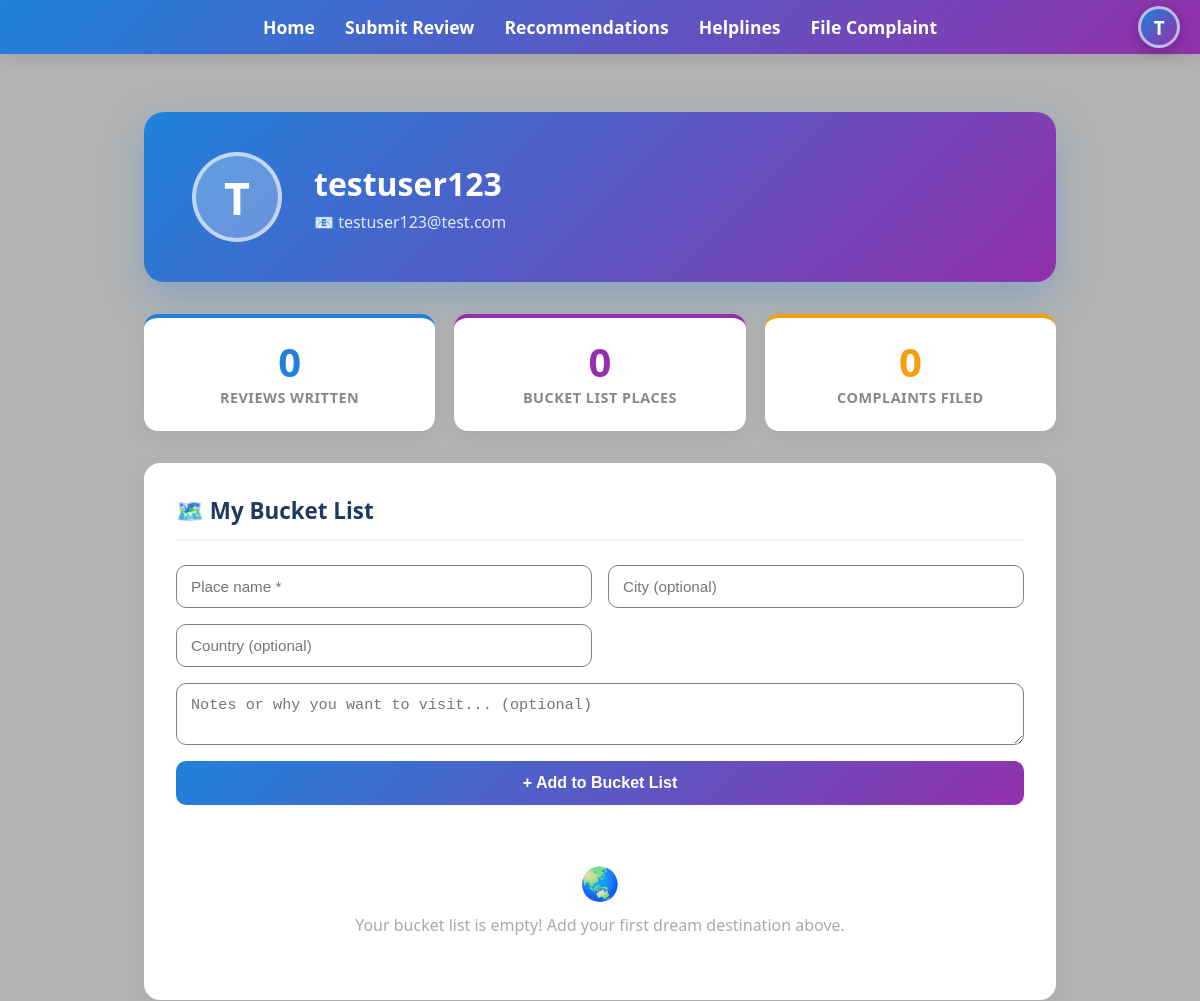
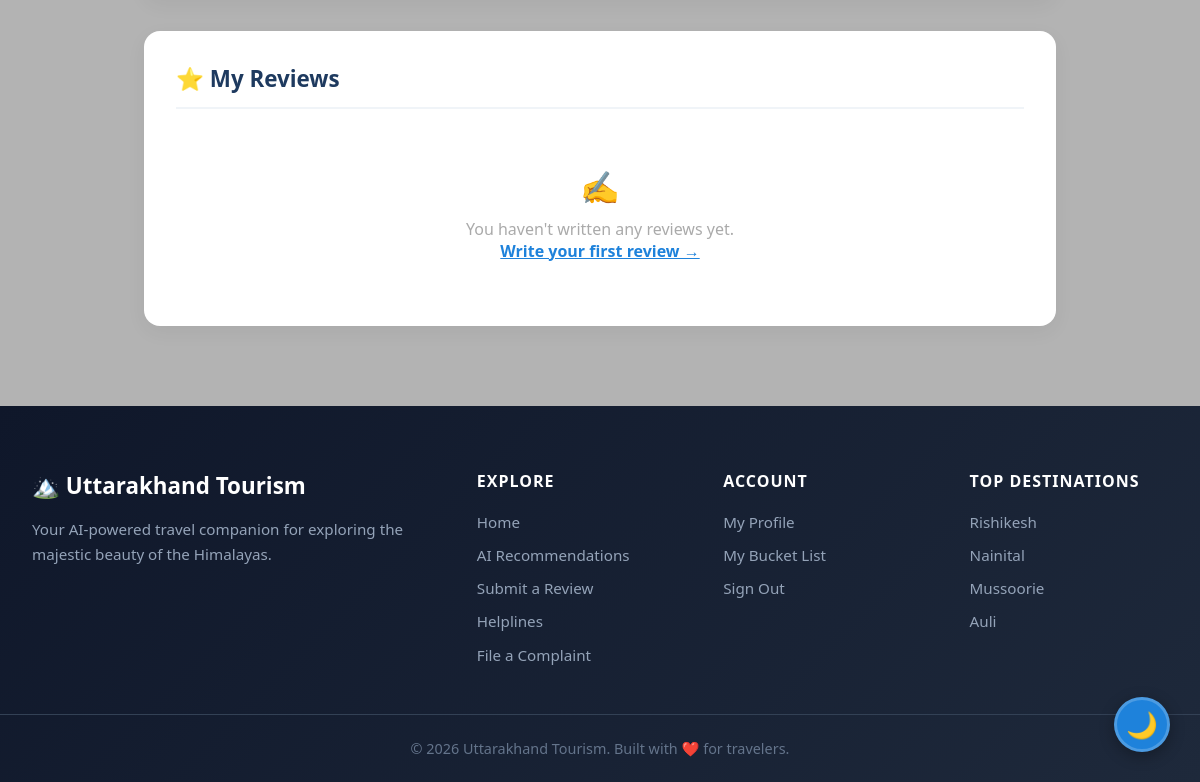
The app's page /profile (signed in) with its own data (2 pictures, top to bottom).
### models.py (models this page shows, shortened)
class User(UserMixin, db.Model):
    id = db.Column(db.Integer, primary_key=True)
    username = db.Column(db.String(100), unique=True, nullable=False)
    email = db.Column(db.String(100), unique=True, nullable=False)
    password = db.Column(db.String(200), nullable=False)
    reviews = db.relationship('Review', backref='author', lazy='dynamic')
    complaints = db.relationship('Complaint', backref='author', lazy='dynamic')

### app.py (the view)
@app.route('/profile')
@login_required
def profile():
    from models import Review, Complaint
    user_reviews   = Review.query.filter_by(user_id=current_user.id).all()
    user_wishlist  = Wishlist.query.filter_by(user_id=current_user.id).all()
    user_complaints = Complaint.query.filter_by(user_id=current_user.id).count()
    return render_template(
        'profile.html',
        reviews=user_reviews,
        wishlist=user_wishlist,
        complaint_count=user_complaints
    )

### app.py (called while the page is built)
@login_manager.user_loader
def load_user(user_id):
    return db.session.get(User, int(user_id))

### templates/profile.html (shortened to what this page needs)
<!DOCTYPE html>
<html lang="en">
<head>
    <link rel="stylesheet" href="{{ url_for('static', filename='style.css') }}">
    <link rel="stylesheet" href="{{ url_for('static', filename='profile.css') }}">
</head>
<body>
    <nav class="navigation">
        <ul class="nav-list">
            {% if current_user.is_authenticated %}
            <li class="user-menu">
                <div class="avatar-btn" id="avatarBtn">{{ current_user.username[0].upper() }}</div>
            </li>
            {% else %}
            <li><a href="{{ url_for('auth.login') }}">Login/Register</a></li>
            {% endif %}
            <li><a href="{{ url_for('index') }}" class="nav-link">Home</a></li>
            <li><a href="{{ url_for('review') }}" class="nav-link">Submit Review</a></li>
            <li><a href="{{ url_for('recommend') }}" class="nav-link">Recommendations</a></li>
            <li><a href="{{ url_for('helplines') }}" class="nav-link">Helplines</a></li>
            <li><a href="{{ url_for('complaint') }}" class="nav-link">File Complaint</a></li>
        </ul>
    </nav>
    <div class="profile-wrapper">
        <div class="profile-hero">
            <div class="profile-avatar-large">{{ current_user.username[0].upper() }}</div>
            <div class="profile-info">
                <h1>{{ current_user.username }}</h1>
                <p>📧 {{ current_user.email }}</p>
            </div>
        </div>
        <div class="stats-strip">
            <div class="stat-card">
                <div class="stat-number">{{ reviews|length }}</div>
                <div class="stat-label">Reviews Written</div>
            </div>
            <div class="stat-card">
                <div class="stat-number">{{ wishlist|length }}</div>
                <div class="stat-label">Bucket List Places</div>
            </div>
            <div class="stat-card">
                <div class="stat-number">{{ complaint_count }}</div>
                <div class="stat-label">Complaints Filed</div>
            </div>
        </div>
        <div class="section-card">
            <h2>🗺️ My Bucket List</h2>
            <form method="POST" action="{{ url_for('wishlist_add') }}">
                <div class="wishlist-form">
                    <input type="text" name="place_name" placeholder="Place name *" required>
                    <input type="text" name="city" placeholder="City (optional)">
                    <input type="text" name="country" placeholder="Country (optional)">
                    <textarea name="notes" placeholder="Notes or why you want to visit... (optional)" rows="2" class="full-width" style="resize: vertical;"></textarea>
                    <button type="submit" class="add-btn">+ Add to Bucket List</button>
                </div>
            </form>
            {% if wishlist %}
            <div class="wishlist-grid">
                {% for item in wishlist %}
                <div class="wishlist-item">
                    <h3>📍 {{ item.place_name }}</h3>
                    {% if item.city or item.country %}
                    <div class="location">
                        🌏 {{ [item.city, item.country] | select | join(', ') }}
                    </div>
                    {% endif %}
                    {% if item.notes %}
                    <p class="notes">"{{ item.notes }}"</p>
                    {% endif %}
                    <form method="POST" action="{{ url_for('wishlist_remove', item_id=item.id) }}" style="display:inline;">
                        <button type="submit" class="remove-btn" onclick="return confirm('Remove from bucket list?')">✕ Remove</button>
                    </form>
                </div>
                {% endfor %}
            </div>
            {% else %}
            <div class="empty-msg">
                <span>🌏</span>
                Your bucket list is empty! Add your first dream destination above.
            </div>
            {% endif %}
        </div>
        <div class="section-card">
            <h2>⭐ My Reviews</h2>
            {% if reviews %}
                {% for review in reviews %}
                <div class="review-item">
                    <h4>{{ review.place_name }}</h4>
                    <div class="stars">{% for i in range(review.rating) %}⭐{% endfor %}</div>
                    {% if review.review_text %}
                    <p>"{{ review.review_text }}"</p>
                    {% endif %}
                </div>
                {% endfor %}
            {% else %}
            <div class="empty-msg">
                <span>✍️</span>
                You haven't written any reviews yet.
                <br><a href="{{ url_for('review') }}" style="color: #1e82db; font-weight: bold;">Write your first review →</a>
            </div>
            {% endif %}
        </div>
    </div>
    {% include 'footer.html' %}
    {% include 'theme_toggle.html' %}
</body>
</html>

### static/style.css (style rules this page uses)
* { margin: 0; padding: 0; box-sizing: border-box; }
body { font-family: 'Segoe UI', sans-serif; background: #b3b3b3; color: #333; }
.navigation { position: fixed; top: 0; width: 100%; z-index: 1000; transition: all 0.4s ease; background: linear-gradient(135deg, #1e82db, #9330ac); padding: 15px 0; box-shadow: 0 4px 15px rgba(0,0,0,0.1); }
.nav-list { display: flex; justify-content: center; align-items: center; list-style: none; margin: 0 auto; gap: 30px; width: 100%; position: relative; max-width: 1200px; }
.nav-list li:nth-child(1) { position: absolute; right: 20px; }
.navigation a { text-decoration: none; font-weight: 600; transition: all 0.3s ease; font-size: 1.1rem; color: #fff; }
h2 { color: #1e82db; margin-bottom: 1.5rem; border-bottom: 3px solid #e3f2fd; padding-bottom: 0.5rem; }
input, textarea, select { width: 100%; padding: 14px 15px; margin-bottom: 1.5rem; border: 1px solid #818181; border-radius: 8px; font-size: 1rem; transition: all 0.3s ease; background: #ffffff; color: #333; box-sizing: border-box; resize: none; }
button { padding: 15px 25px; background-color: #1e82db; color: #fff; border: none; border-radius: 8px; font-size: 1.1rem; font-weight: bold; cursor: pointer; transition: background-color 0.3s ease, transform 0.2s; margin-top: 10px; width: 100%; }
.user-menu { position: absolute !important; right: 20px !important; }
.avatar-btn { width: 42px; height: 42px; border-radius: 50%; background: linear-gradient(135deg, #1e82db, #9330ac); color: #fff; font-size: 1.2rem; font-weight: 800; display: flex; align-items: center; justify-content: center; cursor: pointer; border: 3px solid rgba(255,255,255,0.6); box-shadow: 0 4px 15px rgba(0,0,0,0.25); transition: transform 0.2s ease, box-shadow 0.2s ease; user-select: none; }

### static/profile.css (style rules this page uses)
.profile-wrapper { max-width: 960px; margin: 7rem auto 4rem; padding: 0 1.5rem; }
.profile-hero { background: linear-gradient(135deg, #1e82db, #9330ac); border-radius: 20px; padding: 2.5rem 3rem; display: flex; align-items: center; gap: 2rem; color: #fff; box-shadow: 0 15px 40px rgba(30,130,219,0.3); margin-bottom: 2rem; }
.profile-avatar-large { width: 90px; height: 90px; border-radius: 50%; background: rgba(255,255,255,0.25); border: 4px solid rgba(255,255,255,0.6); display: flex; align-items: center; justify-content: center; font-size: 2.8rem; font-weight: 900; flex-shrink: 0; backdrop-filter: blur(6px); }
.profile-info h1 { font-size: 2rem; font-weight: 800; margin: 0 0 6px; }
.profile-info p { opacity: 0.85; font-size: 1rem; margin: 0; }
.stats-strip { display: grid; grid-template-columns: repeat(3, 1fr); gap: 1.2rem; margin-bottom: 2rem; }
.stat-card { background: #fff; border-radius: 14px; padding: 1.5rem; text-align: center; box-shadow: 0 6px 20px rgba(0,0,0,0.06); border-top: 4px solid #1e82db; transition: transform 0.2s; }
.stat-card:nth-child(2) { border-top-color: #9330ac; }
.stat-card:nth-child(3) { border-top-color: #f59e0b; }
.stat-number { font-size: 2.5rem; font-weight: 900; color: #1e82db; line-height: 1; }
.stat-card:nth-child(2) .stat-number { color: #9330ac; }
.stat-card:nth-child(3) .stat-number { color: #f59e0b; }
.stat-label { font-size: 0.9rem; color: #888; margin-top: 6px; font-weight: 600; text-transform: uppercase; letter-spacing: 0.5px; }
.section-card { background: #fff; border-radius: 16px; padding: 2rem; box-shadow: 0 6px 20px rgba(0,0,0,0.05); margin-bottom: 2rem; }
.section-card h2 { font-size: 1.4rem; font-weight: 800; color: #1e3a5f; margin-bottom: 1.5rem; border-bottom: 2px solid #f0f4f8; padding-bottom: 0.8rem; border-left: none; }
.wishlist-form { display: grid; grid-template-columns: 1fr 1fr; gap: 1rem; margin-bottom: 1.5rem; }
.wishlist-form input, .wishlist-form textarea { margin-bottom: 0; border-radius: 10px; font-size: 0.95rem; padding: 12px 14px; }
.wishlist-form .full-width { grid-column: 1 / -1; }
.add-btn { grid-column: 1 / -1; background: linear-gradient(135deg, #1e82db, #9330ac); color: #fff; border: none; padding: 13px; border-radius: 10px; font-size: 1rem; font-weight: 700; cursor: pointer; transition: opacity 0.2s, transform 0.2s; width: 100%; margin-top: 0; }
.empty-msg { text-align: center; color: #aaa; padding: 2rem; font-size: 1rem; }
.empty-msg span { font-size: 2rem; display: block; margin-bottom: 10px; }

### records on screen
User: username "T", username "testuser123", email "testuser123@test.com"

### other values on screen
{{ reviews|length }} "0"
{{ wishlist|length }} "0"
{{ complaint_count }} "0"
